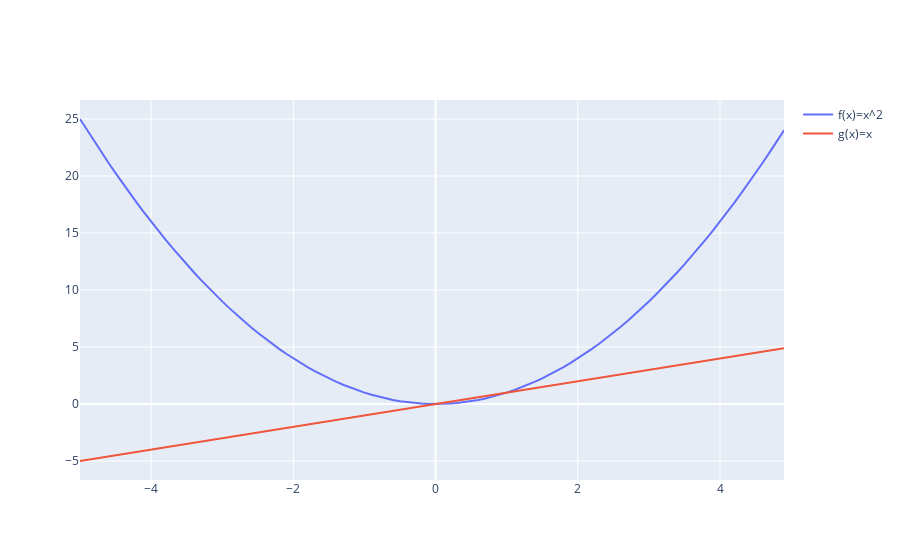

The code cell stored with this chart in its notebook:
### Markdown cell above
## Добавим подписи

### Code cell
fig = go.Figure()
fig.add_trace(go.Scatter(x=x, y=f(x), name='f(x)=x^2'))
fig.add_trace(go.Scatter(x=x, y=x, name='g(x)=x'))
fig.show()
